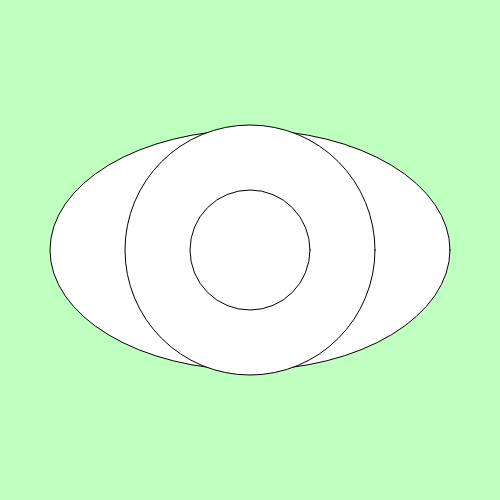
Frame 1 (no input)
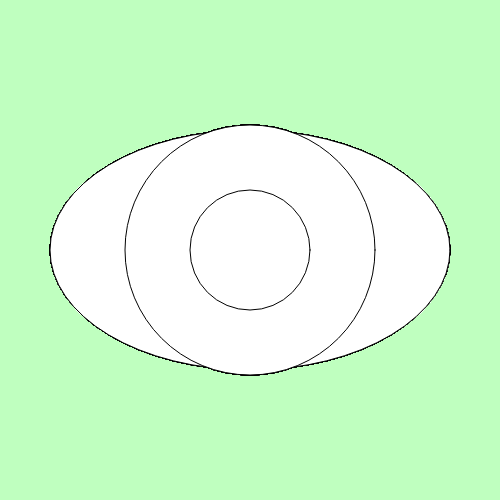
Frame 60 (no input)
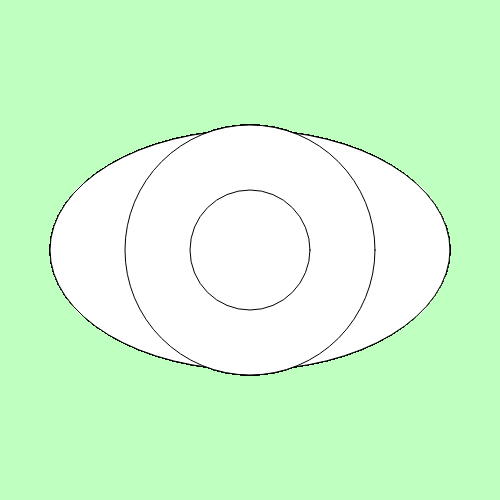
Frame 120 (the mouse pressed at the canvas centre since frame 60)

The p5.js sketch that drew these frames (run headless with seeded random() and noise() and a simulated clock; from frame 60 on, the mouse is pressed at the canvas centre):

// p5.js sketch
// ── sketch.js
function setup() {
  createCanvas(500, 500);
background('rgba(0,255,0, 0.25)');
}

function draw() {
    ellipse( 250, 250, 400, 240,);
  circle(250,250,250);
  circle(250,250,120);

  
}
